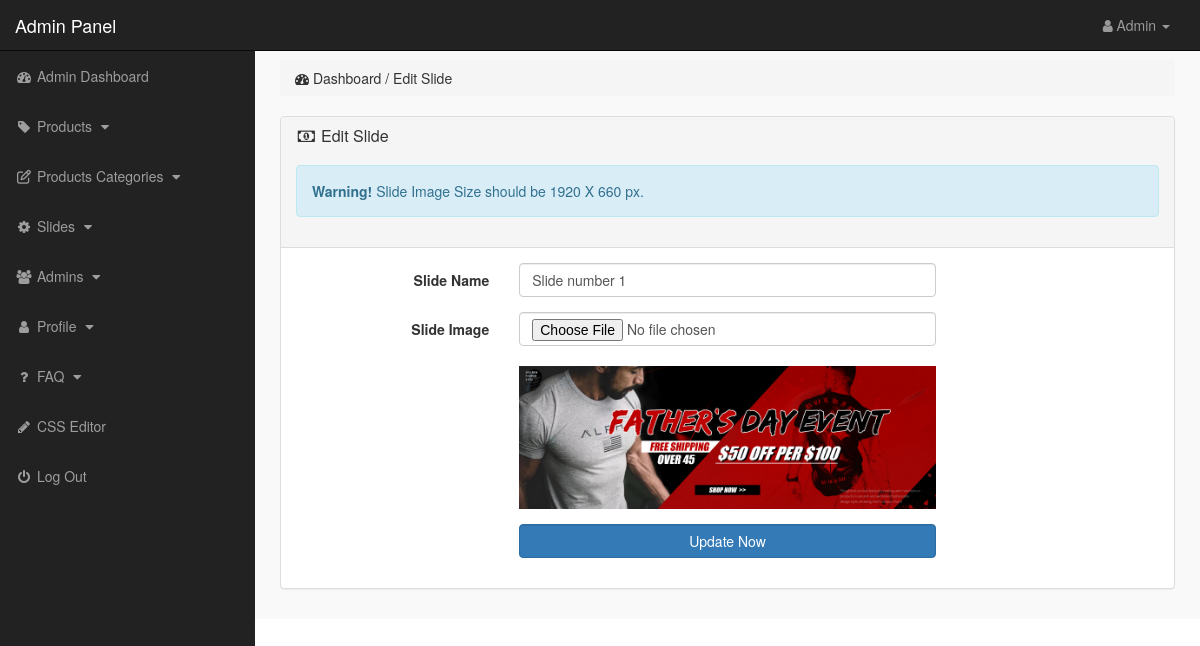
Page /admin_control/index.php?edit_slide=2 (signed in) on the committed database.
### tables this page shows
CREATE TABLE `slide` (
  `slide_id` int(10) NOT NULL,
  `slide_name` varchar(100) NOT NULL,
  `slide_image` varchar(300) NOT NULL
);

### admin_control/edit_slide.php (the view, shortened to what this page needs)
<?php
    if(!isset($_SESSION['admin_email'])){
        echo "<script>window.open('login.php','_self')</script>";
    }else{
?>
<?php
    if(isset($_GET['edit_slide'])){
        $edit_slide_id = $_GET['edit_slide'];
        $edit_slide = "select * from slide where slide_id='$edit_slide_id'";
        $run_edit_slide = mysqli_query($con,$edit_slide);
        $row_edit_slide = mysqli_fetch_array($run_edit_slide);
        $slide_name = $row_edit_slide['slide_name'];
        $slide_image = $row_edit_slide['slide_image'];
    }
?>
<div class="row">
    <div class="col-lg-12">
        <ol class="breadcrumb">
            <li>
                <i class="fa fa-dashboard"></i> Dashboard / Edit Slide
            </li>
        </ol>
    </div>
</div>
<div class="row">
    <div class="col-lg-12">
        <div class="panel panel-default">
            <div class="panel-heading">
                <h3 class="panel-title">
                    <i class="fa fa-money fa-fw"></i> Edit Slide
                </h3><br>
               <div class="alert alert-info">
                <strong>Warning!</strong> Slide Image Size should be 1920 X 660 px.
                </div>
            </div>
            <div class="panel-body">
                <form action="" class="form-horizontal" method="post" enctype="multipart/form-data">
                    <div class="form-group">
                        <label for="" class="control-label col-md-3">
                            Slide Name
                        </label>
                        <div class="col-md-6">
                            <input name="slide_name" type="text" class="form-control" value="<?php echo $slide_name; ?>">
                        </div>
                    </div>
                    <div class="form-group">
                        <label for="" class="control-label col-md-3">
                            Slide Image
                        </label>
                        <div class="col-md-6">
                            <input type="file" name="slide_image" class="form-control">
                            <br/>
                            <img src="../pic/<?php echo $slide_image; ?>" class="img-responsive">
                        </div>
                    </div>
                    <div class="form-group">
                        <label for="" class="control-label col-md-3"></label>
                        <div class="col-md-6">
                            <input type="submit" name="update" value="Update Now" class="btn btn-primary form-control">
                        </div>
                    </div>
                </form>
            </div>
        </div>
    </div>
</div>
<?php } ?>

### admin_control/includes/sidebar.php (shortened to what this page needs)
<?php
    if(!isset($_SESSION['admin_email'])){
        echo "<script>window.open('login.php','_self')</script>";
    }else{
?>
<nav class="navbar navbar-inverse navbar-fixed-top">
    <div class="navbar-header">
        <a href="index.php?dashboard" class="navbar-brand">Admin Panel</a>
    </div>
    <ul class="nav navbar-right top-nav">
        <li class="dropdown">
            <a href="#" class="dropdown-toggle" data-toggle="dropdown">
                <i class="fa fa-user"></i> <?php echo $admin_name;  ?> <b class="caret"></b>
            </a>
        </li>
    </ul>
    <div class="collapse navbar-collapse navbar-ex1-collapse">
        <ul class="nav navbar-nav side-nav">
            <li>
                <a href="index.php?dashboard">
                        <i class="fa fa-fw fa-dashboard"></i> Admin Dashboard
                </a>
            </li>
            <li>
                <a href="#" data-toggle="collapse" data-target="#products">
                        <i class="fa fa-fw fa-tag"></i> Products
                        <i class="fa fa-fw fa-caret-down"></i>
                </a>
            </li>
            <li>
                <a href="#" data-toggle="collapse" data-target="#p_cat">
                        <i class="fa fa-fw fa-edit"></i> Products Categories
                        <i class="fa fa-fw fa-caret-down"></i>
                </a>
            </li>
           <li>
                <a href="#" data-toggle="collapse" data-target="#slides">
                        <i class="fa fa-fw fa-gear"></i> Slides
                        <i class="fa fa-fw fa-caret-down"></i>
                </a>
            </li>
            <li>
                <a href="#" data-toggle="collapse" data-target="#admins">
                        <i class="fa fa-fw fa-users"></i> Admins
                        <i class="fa fa-fw fa-caret-down"></i>
                </a>
            </li>
            <li>
                <a href="#" data-toggle="collapse" data-target="#profile">
                        <i class="fa fa-fw fa-user"></i> Profile
                        <i class="fa fa-fw fa-caret-down"></i>
                </a>
            </li>
            <li>
                <a href="#" data-toggle="collapse" data-target="#faq">
                        <i class="fa fa-fw fa-question"></i> FAQ
                        <i class="fa fa-fw fa-caret-down"></i>
                </a>
            </li>
            <li>
                <a href="index.php?edit_css">
                    <i class="fa fa-fw fa-pencil"></i> CSS Editor
                </a>
            </li>
            <li>
                <a href="logout.php">
                    <i class="fa fa-fw fa-power-off"></i> Log Out
                </a>
            </li>
        </ul>
    </div>
</nav>
<?php } ?>

### admin_control/css/style.css (style rules this page uses)
body { margin-top: 100px; }
@media (min-width: 768px) { body { margin-top: 50px; } }
.top-nav { margin: 0 15px; }
.top-nav>li { float: left; display: inline-block; }
.top-nav>li>a { color: #999999; line-height: 20px; padding-top: 15px; padding-bottom: 15px; }
@media (min-width: 768px) { .side-nav { position: fixed; top: 51px; bottom: 0; width: 255px; overflow-y: auto; overflow-x: hidden; background-color: #222222; padding-bottom: 40px; border-radius: 0; } }
@media (min-width: 768px) { .side-nav>li>a { width: 255px; } }
.panel-body { border-radius: 5px; }

### rows in the picture
slide: slide_name "Slide number 1", slide_image (picture)

### other values in the picture
$admin_name "Admin"
